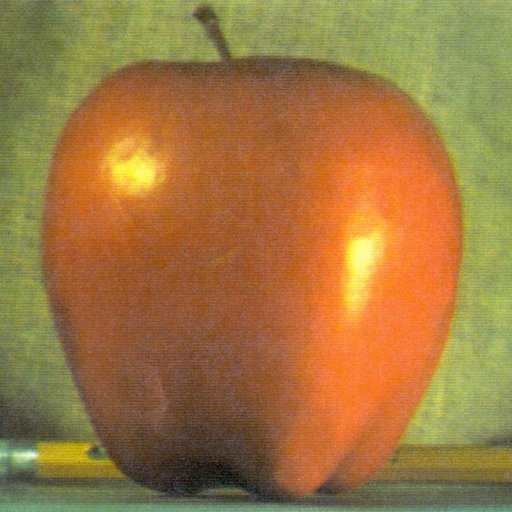
#> input picture apple.jpg, 512 x 512 px
$ python '2D直方图.py'
#> lines starting #> are read from the running program, lines starting #| are printed output that depends on the picture; after the words box and inside, x2 and y2 are one past the last pixel; in counts of white or black regions, pixels touching at a corner belong together
# -*- coding: utf-8 -*-
"""
Created on Sat Nov  9 14:09:10 2019

@author: Administrator
"""

'''
之前绘制的直方图只考虑了图像的灰度值一个特性，只有一维
当要考虑图像的两个属性：颜色(Hue)和饱和度(Saturation)时，
绘制2D直方图
使用opencv统计直方图
函数：cv2.calcHist()
首先要将图像从BGR转换成HSV
然后使用函数统计直方图
channels = [0,1],因为有两个通道H，S
bins = [180,256],H通道为180，S为256
range = [0,180,0,256],H的取值范围为0-180，S为0-256
'''
#代码：
import cv2
import numpy as np
import matplotlib.pyplot as plt

img = cv2.imread('apple.jpg')
#> img is the input picture: shape (512, 512, 3); mean B, G, R 64.8, 119.7, 159.1
hsv = cv2.cvtColor(img,cv2.COLOR_BGR2HSV)
#> hsv: shape (512, 512, 3); mean H, S, V 21.7, 145.4, 163
hist = cv2.calcHist([hsv],[0,1],None,[180,256],[0,180,0,256])
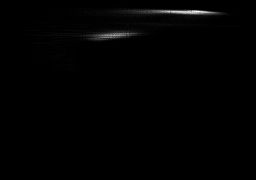
#> hist: shape (180, 256) float32; min 0, max 795, mean 5.7; drawn with min black and max white
plt.imshow(hist,interpolation='nearest')
plt.show()


'''numpy中计算2D直方图'''
h = hsv[:,:,0]
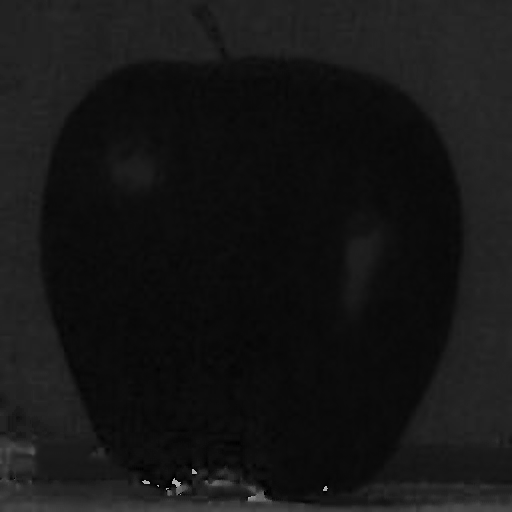
#> h: shape (512, 512); min 0, max 179, mean 21.7
s = hsv[:,:,1]
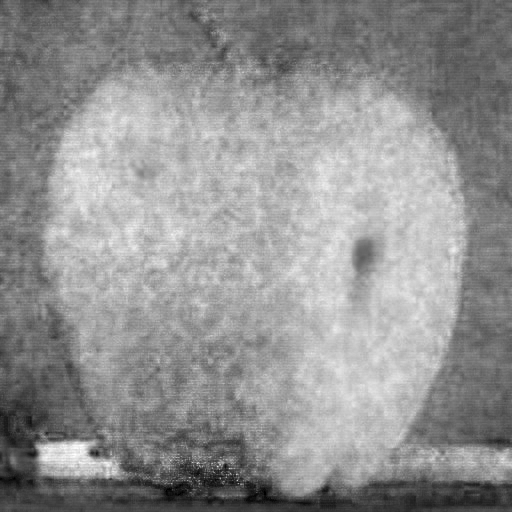
#> s: shape (512, 512); min 0, max 255, mean 145.4
hist,xbins,ybins = np.histogram2d(h.ravel(),s.ravel(),[180,256],[[0,180],[0,256]])
#> xbins = 181 values from 0 to 180; ybins = 257 values from 0 to 256
plt.imshow(hist,interpolation='nearest')
plt.show()

# 还可以使用cv2来显示直方图,绘制的图是灰度图，与上面绘制的结果不一样
cv2.imshow('histogram',hist)
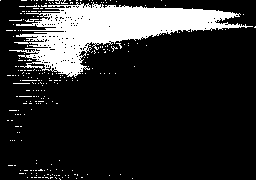
#> window 'histogram': shape (180, 256); 16.9% white; 249 white regions (247 under 20 px), largest, box (x1, y1, x2, y2) and area: (9, 2, 253, 78) 7212, (25, 19, 39, 22) 22
cv2.waitKey(0)
cv2.destroyAllWindows()
